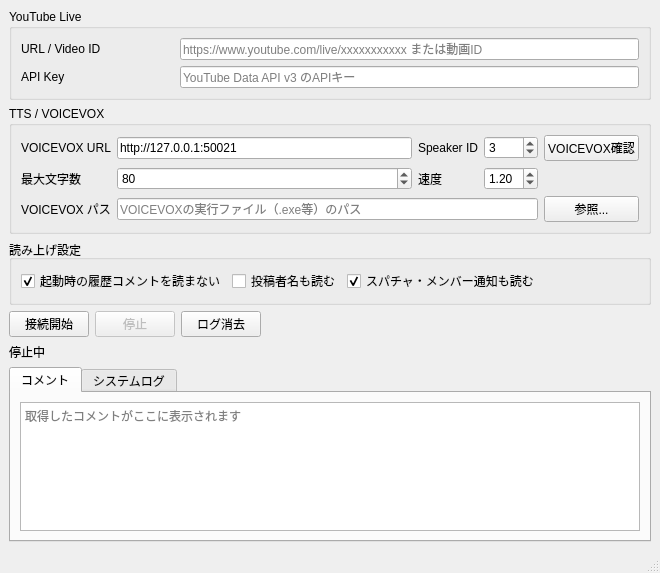
<?xml version="1.0" encoding="UTF-8"?>
<ui version="4.0">
 <class>LiveVoiceBridgeWindow</class>
 <widget class="QMainWindow" name="LiveVoiceBridgeWindow">
  <property name="geometry">
   <rect>
    <x>0</x>
    <y>0</y>
    <width>660</width>
    <height>573</height>
   </rect>
  </property>
  <property name="windowTitle">
   <string>LiveVoiceBridge</string>
  </property>
  <widget class="QWidget" name="centralwidget">
   <layout class="QVBoxLayout" name="rootLayout">
    <item>
     <widget class="QGroupBox" name="youtubeGroupBox">
      <property name="title">
       <string>YouTube Live</string>
      </property>
      <layout class="QGridLayout" name="youtubeGridLayout">
       <item row="0" column="0">
        <widget class="QLabel" name="urlLabel">
         <property name="text">
          <string>URL / Video ID</string>
         </property>
        </widget>
       </item>
       <item row="0" column="1" colspan="3">
        <widget class="QLineEdit" name="urlLineEdit">
         <property name="placeholderText">
          <string>https://www.youtube.com/live/xxxxxxxxxxx または動画ID</string>
         </property>
        </widget>
       </item>
       <item row="1" column="0">
        <widget class="QLabel" name="apiKeyLabel">
         <property name="text">
          <string>API Key</string>
         </property>
        </widget>
       </item>
       <item row="1" column="1" colspan="3">
        <widget class="QLineEdit" name="apiKeyLineEdit">
         <property name="echoMode">
          <enum>QLineEdit::EchoMode::Password</enum>
         </property>
         <property name="placeholderText">
          <string>YouTube Data API v3 のAPIキー</string>
         </property>
        </widget>
       </item>
      </layout>
     </widget>
    </item>
    <item>
     <widget class="QGroupBox" name="voicevoxGroupBox">
      <property name="title">
       <string>TTS / VOICEVOX</string>
      </property>
      <layout class="QGridLayout" name="voicevoxGridLayout">
       <item row="0" column="0">
        <widget class="QLabel" name="voicevoxUrlLabel">
         <property name="text">
          <string>VOICEVOX URL</string>
         </property>
        </widget>
       </item>
       <item row="0" column="1">
        <widget class="QLineEdit" name="voicevoxUrlLineEdit">
         <property name="text">
          <string>http://127.0.0.1:50021</string>
         </property>
        </widget>
       </item>
       <item row="0" column="2">
        <widget class="QLabel" name="speakerLabel">
         <property name="text">
          <string>Speaker ID</string>
         </property>
        </widget>
       </item>
       <item row="0" column="3">
        <widget class="QSpinBox" name="speakerIdSpinBox">
         <property name="minimum">
          <number>0</number>
         </property>
         <property name="maximum">
          <number>9999</number>
         </property>
         <property name="value">
          <number>3</number>
         </property>
        </widget>
       </item>
       <item row="0" column="4">
        <widget class="QPushButton" name="testVoicevoxButton">
         <property name="text">
          <string>VOICEVOX確認</string>
         </property>
        </widget>
       </item>
       <item row="1" column="0">
        <widget class="QLabel" name="maxLengthLabel">
         <property name="text">
          <string>最大文字数</string>
         </property>
        </widget>
       </item>
       <item row="1" column="1">
        <widget class="QSpinBox" name="maxLengthSpinBox">
         <property name="minimum">
          <number>20</number>
         </property>
         <property name="maximum">
          <number>300</number>
         </property>
         <property name="value">
          <number>80</number>
         </property>
        </widget>
       </item>
       <item row="1" column="2">
        <widget class="QLabel" name="speedLabel">
         <property name="text">
          <string>速度</string>
         </property>
        </widget>
       </item>
       <item row="1" column="3">
        <widget class="QDoubleSpinBox" name="speedDoubleSpinBox">
         <property name="minimum">
          <double>0.500000000000000</double>
         </property>
         <property name="maximum">
          <double>2.000000000000000</double>
         </property>
         <property name="singleStep">
          <double>0.050000000000000</double>
         </property>
         <property name="value">
          <double>1.200000000000000</double>
         </property>
        </widget>
       </item>
       <item row="2" column="0">
        <widget class="QLabel" name="voicevoxPathLabel">
         <property name="text">
          <string>VOICEVOX パス</string>
         </property>
        </widget>
       </item>
       <item row="2" column="1" colspan="3">
        <widget class="QLineEdit" name="voicevoxPathLineEdit">
         <property name="placeholderText">
          <string>VOICEVOXの実行ファイル（.exe等）のパス</string>
         </property>
        </widget>
       </item>
       <item row="2" column="4">
        <widget class="QPushButton" name="voicevoxPathBrowseButton">
         <property name="text">
          <string>参照...</string>
         </property>
        </widget>
       </item>
      </layout>
     </widget>
    </item>
    <item>
     <widget class="QGroupBox" name="optionsGroupBox">
      <property name="title">
       <string>読み上げ設定</string>
      </property>
      <layout class="QHBoxLayout" name="optionsHBoxLayout">
       <item>
        <widget class="QCheckBox" name="skipHistoryCheckBox">
         <property name="text">
          <string>起動時の履歴コメントを読まない</string>
         </property>
         <property name="checked">
          <bool>true</bool>
         </property>
        </widget>
       </item>
       <item>
        <widget class="QCheckBox" name="readAuthorCheckBox">
         <property name="text">
          <string>投稿者名も読む</string>
         </property>
        </widget>
       </item>
       <item>
        <widget class="QCheckBox" name="readSuperChatCheckBox">
         <property name="text">
          <string>スパチャ・メンバー通知も読む</string>
         </property>
         <property name="checked">
          <bool>true</bool>
         </property>
        </widget>
       </item>
       <item>
        <spacer name="optionsSpacer">
         <property name="orientation">
          <enum>Qt::Orientation::Horizontal</enum>
         </property>
         <property name="sizeHint" stdset="0">
          <size>
           <width>40</width>
           <height>20</height>
          </size>
         </property>
        </spacer>
       </item>
      </layout>
     </widget>
    </item>
    <item>
     <layout class="QHBoxLayout" name="buttonLayout">
      <item>
       <widget class="QPushButton" name="startButton">
        <property name="text">
         <string>接続開始</string>
        </property>
       </widget>
      </item>
      <item>
       <widget class="QPushButton" name="stopButton">
        <property name="enabled">
         <bool>false</bool>
        </property>
        <property name="text">
         <string>停止</string>
        </property>
       </widget>
      </item>
      <item>
       <widget class="QPushButton" name="clearLogButton">
        <property name="text">
         <string>ログ消去</string>
        </property>
       </widget>
      </item>
      <item>
       <spacer name="buttonSpacer">
        <property name="orientation">
         <enum>Qt::Orientation::Horizontal</enum>
        </property>
        <property name="sizeHint" stdset="0">
         <size>
          <width>40</width>
          <height>20</height>
         </size>
        </property>
       </spacer>
      </item>
     </layout>
    </item>
    <item>
     <widget class="QLabel" name="statusLabel">
      <property name="text">
       <string>停止中</string>
      </property>
     </widget>
    </item>
    <item>
     <widget class="QTabWidget" name="tabWidget">
      <property name="currentIndex">
       <number>0</number>
      </property>
      <widget class="QWidget" name="commentTab">
       <attribute name="title">
        <string>コメント</string>
       </attribute>
       <layout class="QVBoxLayout" name="commentTabLayout">
        <item>
         <widget class="QTextEdit" name="commentTextEdit">
          <property name="readOnly">
           <bool>true</bool>
          </property>
          <property name="placeholderText">
           <string>取得したコメントがここに表示されます</string>
          </property>
         </widget>
        </item>
       </layout>
      </widget>
      <widget class="QWidget" name="logTab">
       <attribute name="title">
        <string>システムログ</string>
       </attribute>
       <layout class="QVBoxLayout" name="logTabLayout">
        <item>
         <widget class="QTextEdit" name="logTextEdit">
          <property name="readOnly">
           <bool>true</bool>
          </property>
          <property name="placeholderText">
           <string>動作ログやエラーがここに表示されます</string>
          </property>
         </widget>
        </item>
       </layout>
      </widget>
     </widget>
    </item>
   </layout>
  </widget>
  <widget class="QMenuBar" name="menubar">
   <property name="geometry">
    <rect>
     <x>0</x>
     <y>0</y>
     <width>660</width>
     <height>33</height>
    </rect>
   </property>
  </widget>
  <widget class="QStatusBar" name="statusbar"/>
 </widget>
 <resources/>
 <connections/>
</ui>
